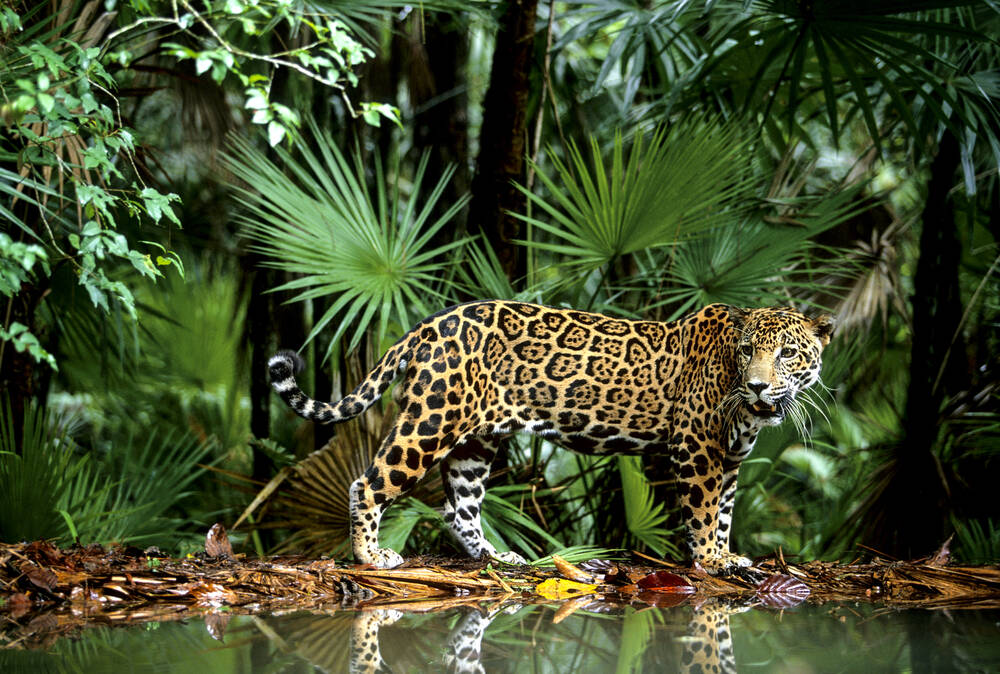
#> input picture examen_final/python/data/jaguar.jpg, 1000 x 674 px, found by its file name
$ jupyter execute examen_final_python.ipynb   (shell and % lines are left out)
#> lines starting #> are read from the running program, lines starting #| are printed output that depends on the picture; after the words box and inside, x2 and y2 are one past the last pixel; in counts of white or black regions, pixels touching at a corner belong together
[cell 1]
import cv2
import numpy as np
import matplotlib.pyplot as plt
import imageio

# Configurar matplotlib para mostrar imágenes en el notebook

def show_image(img, title='', cmap=None):
    plt.figure(figsize=(6,6))
    plt.imshow(img, cmap=cmap)
    plt.axis('off')
    plt.title(title)
    plt.show()

[cell 2]
# 1. Carga y visualización
image_path = '/data/jaguar.jpg'
img_bgr = cv2.imread(image_path)
#> img_bgr is the input picture: shape (674, 1000, 3); mean B, G, R 45.6, 78.7, 68.2

if img_bgr is None:
    print(f"Error: No se pudo cargar la imagen en {image_path}")
else:
    # Convertir de BGR a RGB para matplotlib
    img_rgb = cv2.cvtColor(img_bgr, cv2.COLOR_BGR2RGB)
    show_image(img_rgb, "Imagen Original - Jaguar")

## 2. Filtros Básicos (Suavizado y Realce de Bordes)

[cell 3]
# Suavizado / desenfoque
img_blur = cv2.GaussianBlur(img_rgb, (11, 11), 0)
show_image(img_blur, "Suavizado (Desenfoque Gaussiano)")

El filtro de suavizado reduce el ruido y las pequeñas variaciones de color. Los bordes y detalles se ven menos definidos, dando un aspecto más "borroso" a la imagen.

[cell 4]
# Realce de bordes
img_gray = cv2.cvtColor(img_rgb, cv2.COLOR_RGB2GRAY)
edges = cv2.Canny(img_gray, 100, 200)
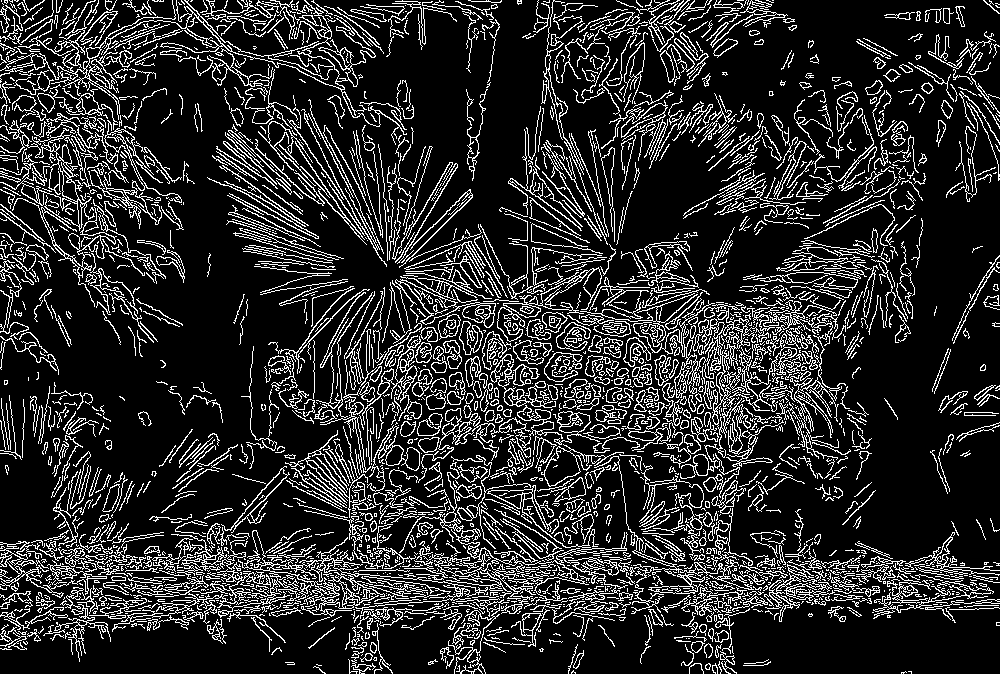
#> edges: shape (674, 1000); 16.8% white in thin lines or dots
show_image(edges, "Realce de Bordes (Canny)", cmap='gray')

El filtro de realce de bordes destaca los límites entre objetos y regiones, mostrando principalmente las líneas y contornos relevantes. Permite identificar la estructura principal del jaguar y su entorno.

## 3. Visualización de Canales de Color

[cell 5]
# Separar canales
R, G, B = img_rgb[:,:,0], img_rgb[:,:,1], img_rgb[:,:,2]
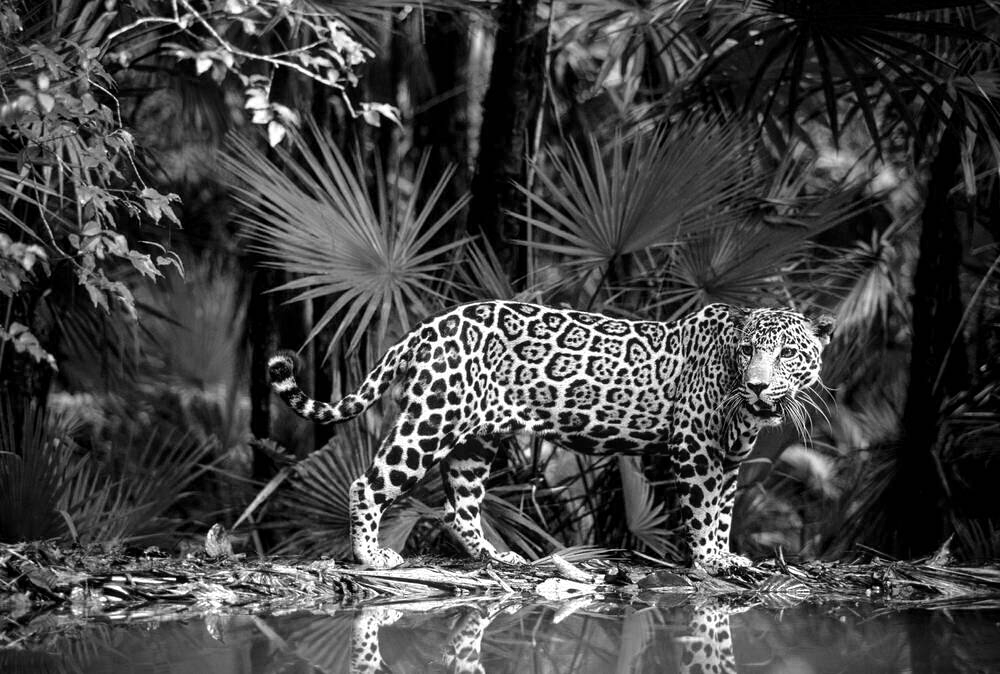
#> R: shape (674, 1000); min 0, max 255, mean 68.2
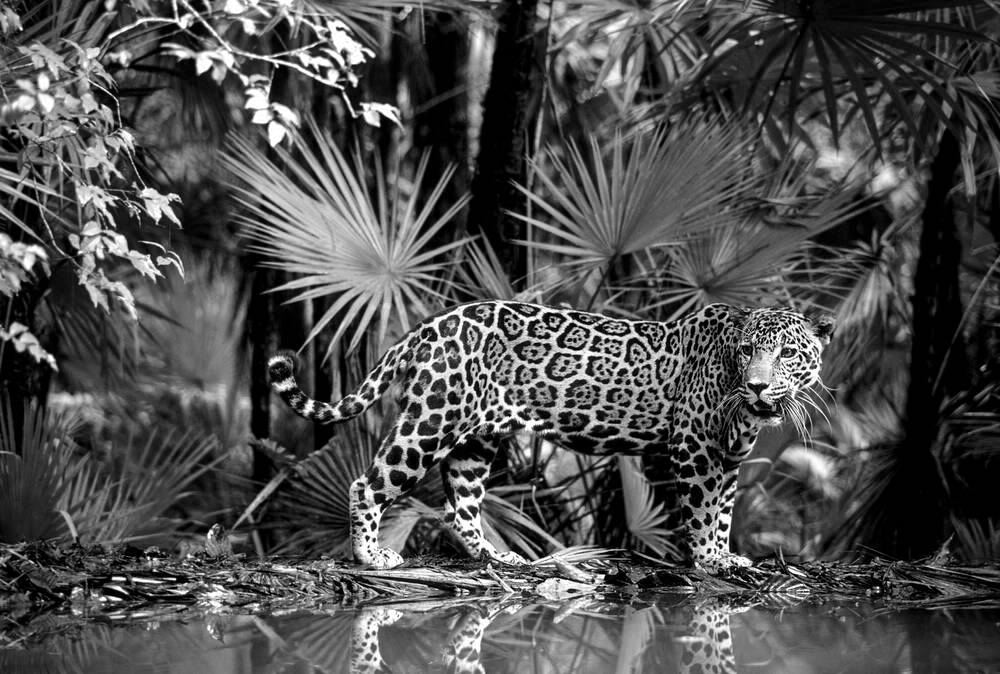
#> G: shape (674, 1000); min 0, max 255, mean 78.7
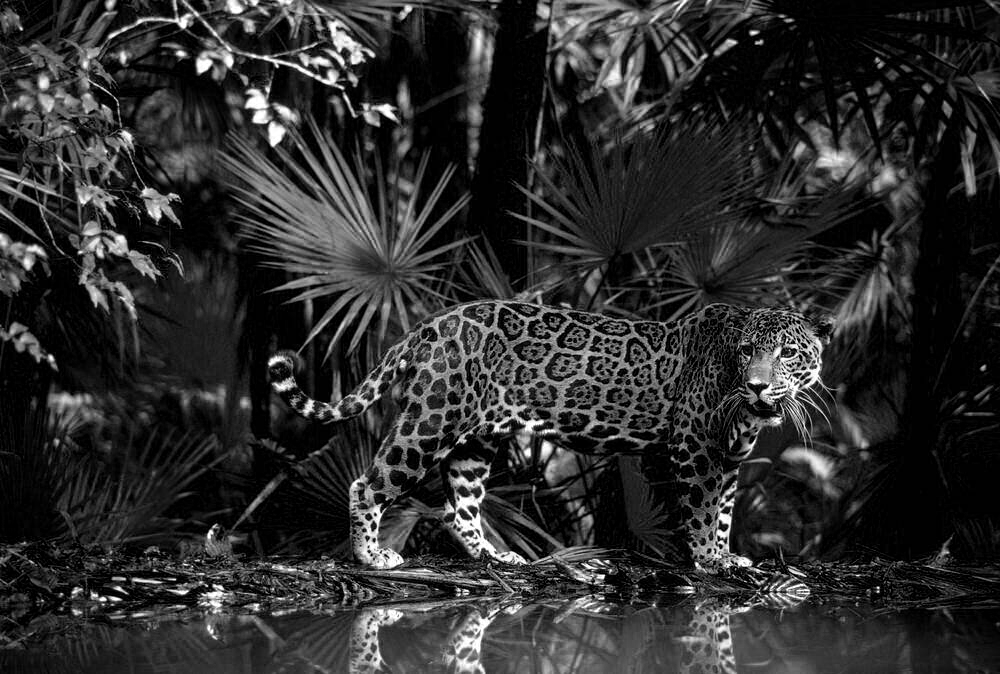
#> B: shape (674, 1000); min 0, max 255, mean 45.6
fig, axs = plt.subplots(1, 3, figsize=(15, 5))
axs[0].imshow(R, cmap='gray')
axs[0].set_title('Canal Rojo (R)')
axs[0].axis('off')

axs[1].imshow(G, cmap='gray')
axs[1].set_title('Canal Verde (G)')
axs[1].axis('off')

axs[2].imshow(B, cmap='gray')
axs[2].set_title('Canal Azul (B)')
axs[2].axis('off')
plt.show()

En el **canal rojo**, las zonas claras corresponden a partes de la imagen con altas intensidades de rojo, como áreas iluminadas del pelaje del jaguar.
En el **canal verde**, las zonas claras pueden coincidir con vegetación o partes del fondo.
En el **canal azul**, generalmente las intensidades son menores; las áreas oscuras corresponden al pelaje y sombras, mientras las más claras a reflejos o puntos de luz azulada.

Las diferencias permiten identificar qué partes de la imagen son dominadas por cada componente de color.

## 4. Operaciones Morfológicas

[cell 6]
# Convertir a escala de grises y binarizar
img_gray = cv2.cvtColor(img_rgb, cv2.COLOR_RGB2GRAY)
_, img_bin = cv2.threshold(img_gray, 128, 255, cv2.THRESH_BINARY)
#> img_bin: shape (674, 1000); 16.7% white; 1414 white regions (1136 under 20 px), largest, box (x1, y1, x2, y2) and area: (271, 268, 734, 674) 35681, (220, 121, 468, 356) 14857, (737, 307, 832, 446) 4398

# Definir el elemento estructurante
kernel = cv2.getStructuringElement(cv2.MORPH_RECT, (5,5))

# Operación de erosión
eroded = cv2.erode(img_bin, kernel, iterations=1)
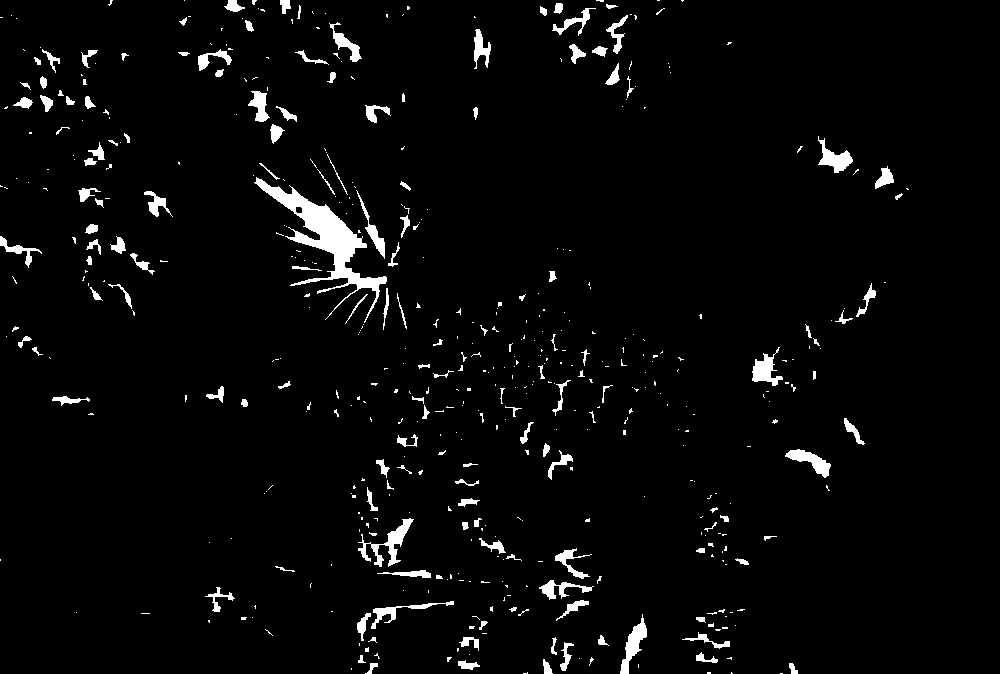
#> eroded: shape (674, 1000); 3.3% white; 509 white regions (362 under 20 px), largest, box (x1, y1, x2, y2) and area: (254, 177, 387, 323) 3886, (358, 518, 414, 567) 756, (620, 614, 647, 674) 597
# Operación de dilatación
dilated = cv2.dilate(img_bin, kernel, iterations=1)
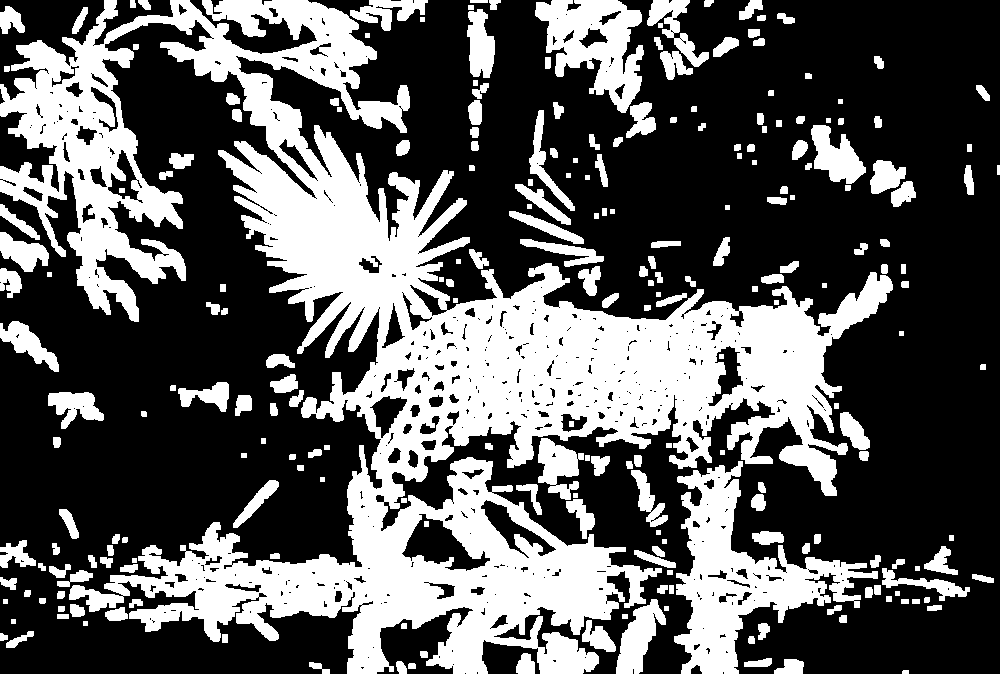
#> dilated: shape (674, 1000); 35.6% white; 239 white regions, largest, box (x1, y1, x2, y2) and area: (0, 0, 893, 674) 174797, (674, 461, 878, 674) 14871, (535, 0, 644, 113) 6654

# Mostrar resultados
fig, axs = plt.subplots(1, 3, figsize=(16, 6))
axs[0].imshow(img_bin, cmap='gray')
axs[0].set_title('Imagen Binarizada')
axs[0].axis('off')

axs[1].imshow(eroded, cmap='gray')
axs[1].set_title('Erosión')
axs[1].axis('off')

axs[2].imshow(dilated, cmap='gray')
axs[2].set_title('Dilatación')
axs[2].axis('off')
plt.show()
